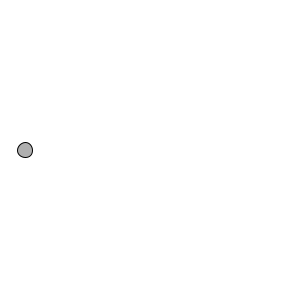
Frame 1 (no input)
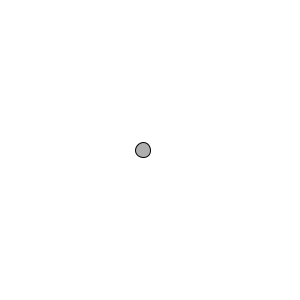
Frame 60 (the mouse pressed at the canvas centre just before this capture)
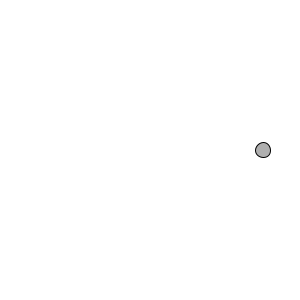
Frame 120 (the mouse held since frame 60 and released just before this capture)

The Processing sketch that drew these frames (run headless with seeded random() and noise(); from frame 60 on, the mouse is pressed at the canvas centre):

// Processing sketch: simplePhysics
// ── simplePhysics.pde
int circleX = 25;
int circleY = 150;
int stepX = 2;

void setup()
{
  size(300, 300);
  stroke(0);
  fill(175);
  smooth();
}

void draw()
{
  background(255);
  ellipse(circleX, circleY, 15, 15);
  circleX = circleX + stepX;
  
  if (circleX > width || circleX < 0)
  {
    stepX = stepX * -1;    
  }
}
